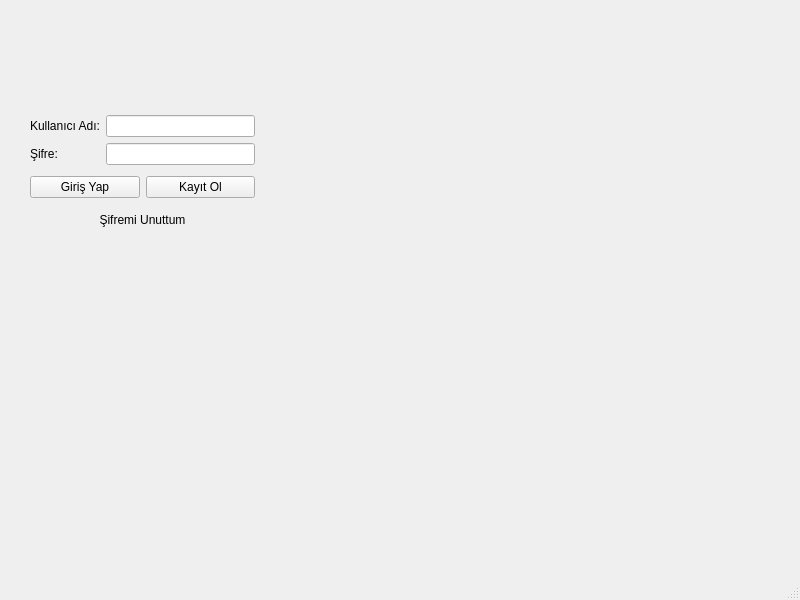
<?xml version="1.0" encoding="UTF-8"?>
<ui version="4.0">
 <class>MainWindow</class>
 <widget class="QMainWindow" name="MainWindow">
  <property name="geometry">
   <rect>
    <x>0</x>
    <y>0</y>
    <width>800</width>
    <height>600</height>
   </rect>
  </property>
  <property name="windowTitle">
   <string>MainWindow</string>
  </property>
  <widget class="QWidget" name="centralwidget">
   <widget class="QWidget" name="layoutWidget">
    <property name="geometry">
     <rect>
      <x>30</x>
      <y>110</y>
      <width>225</width>
      <height>129</height>
     </rect>
    </property>
    <layout class="QVBoxLayout" name="verticalLayout_3">
     <item>
      <layout class="QHBoxLayout" name="horizontalLayout_2">
       <item>
        <layout class="QVBoxLayout" name="verticalLayout">
         <item>
          <widget class="QLabel" name="kullaniciAdiLabel">
           <property name="text">
            <string>Kullanıcı Adı:</string>
           </property>
          </widget>
         </item>
         <item>
          <widget class="QLabel" name="sifreLabel">
           <property name="layoutDirection">
            <enum>Qt::LeftToRight</enum>
           </property>
           <property name="text">
            <string>Şifre:</string>
           </property>
          </widget>
         </item>
        </layout>
       </item>
       <item>
        <layout class="QVBoxLayout" name="verticalLayout_2">
         <item>
          <widget class="QLineEdit" name="kullaniciAdiLne"/>
         </item>
         <item>
          <widget class="QLineEdit" name="sifreLne">
           <property name="echoMode">
            <enum>QLineEdit::Password</enum>
           </property>
          </widget>
         </item>
        </layout>
       </item>
      </layout>
     </item>
     <item>
      <layout class="QHBoxLayout" name="horizontalLayout">
       <item>
        <widget class="QPushButton" name="girisBtn">
         <property name="text">
          <string>Giriş Yap</string>
         </property>
        </widget>
       </item>
       <item>
        <widget class="QPushButton" name="kayitBtn">
         <property name="text">
          <string>Kayıt Ol</string>
         </property>
        </widget>
       </item>
      </layout>
     </item>
     <item>
      <widget class="QPushButton" name="sifremiUnuttumBtn">
       <property name="autoFillBackground">
        <bool>false</bool>
       </property>
       <property name="text">
        <string>Şifremi Unuttum</string>
       </property>
       <property name="flat">
        <bool>true</bool>
       </property>
      </widget>
     </item>
    </layout>
   </widget>
  </widget>
  <widget class="QMenuBar" name="menubar">
   <property name="geometry">
    <rect>
     <x>0</x>
     <y>0</y>
     <width>800</width>
     <height>26</height>
    </rect>
   </property>
  </widget>
  <widget class="QStatusBar" name="statusbar"/>
 </widget>
 <resources/>
 <connections/>
</ui>
